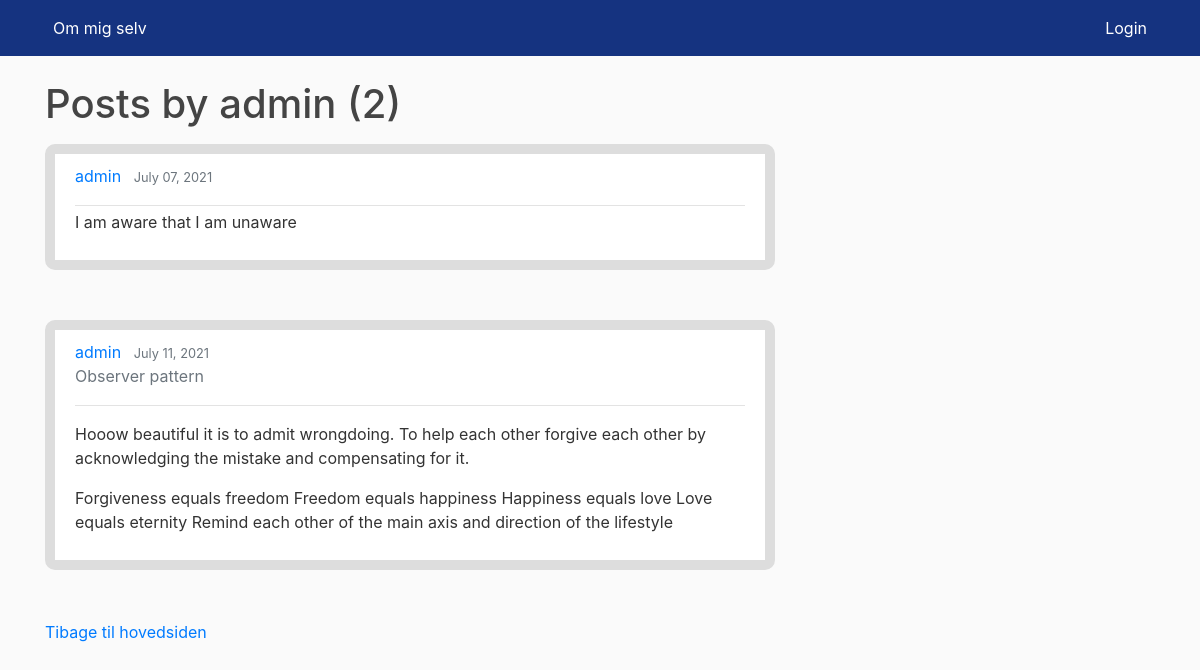
/blog/user/posts/admin, run on the app's committed database.
### blog/models.py (models this page shows, shortened)
class Post(models.Model):
    title = models.CharField(max_length=100, blank=True)
    content = models.TextField()
    date_posted = models.DateTimeField(default=timezone.now)  # Finde tid som en post bliver gemt
    author = models.ForeignKey(User, on_delete=models.CASCADE)  # Post bliver forbundet med user med foreignkey.

### blog/views.py (the view)
# urls.py: path('user/posts/<str:username>', UserPostListView.as_view(), name='user-posts'),
class UserPostListView(ListView):
    model = Post
    template_name = 'blog/user_posts.html'
    context_object_name = 'posts'
    paginate_by = config.settings.PAGINATION_COUNT
    def get_queryset(self):
        user = get_object_or_404(User, username=self.kwargs.get('username'))
        return Post.objects.filter(author=user).order_by('date_posted')

### blog/templates/blog/user_posts.html (shortened to what this page needs)
{% extends "blog/base.html" %}
{% block content %}
  <h1 class="mb-3">Posts by {{ view.kwargs.username }} ({{ page_obj.paginator.count }}) </h1>
    {% for post in posts %}
        <article class="media content-section">
              <div class="media-body">
                <div class="article-metadata">
                  <a class="mr-2" href="{% url 'blog:user-posts' post.author.username %}">{{ post.author }}</a>
                  <small class="text-muted">{{ post.date_posted|date:"F d, Y" }}</small>
                    <p class="text-muted">{{ post.title }}</p>
                </div>
                <div class="mr-2" ><p class="article-content">{{ post.content|safe }}</p></div>
              </div>
            </article>
    {% endfor %}
    <a href="{{request.META.HTTP_REFERER}}">Tibage til hovedsiden</a>
{% endblock content %}

### blog/static/css/main.css (style rules this page uses)
body { background: #fafafa; color: #333333; margin-top: 5rem; }
h1, h2, h3, h4, h5, h6 { color: #444444; }
.content-section { background: #ffffff; padding: 10px 20px; border: 10px solid #dddddd; border-radius: 10px; margin-bottom: 50px; }
.article-content { white-space: pre-wrap; }
.article-metadata { padding-bottom: 1px; margin-bottom: 4px; border-bottom: 1px solid #e3e3e3 }

### data on the page
Post: author "admin", date_posted "July 07, 2021", content "I am aware that I am unaware"
Post: author "admin", date_posted "July 11, 2021", title "Observer pattern", content "Hooow beautiful it is to admit wrongdoing. To help each other forgive each other by acknowledging the mistake and compensating for it. Forgiveness equals freedom Freedom equals happiness Happiness equals love Love equals eternity Remind each other of the main axis and direction of the lifestyle"

### other printed values
{{ view.kwargs.username }} "admin"
{{ page_obj.paginator.count }} "2"
